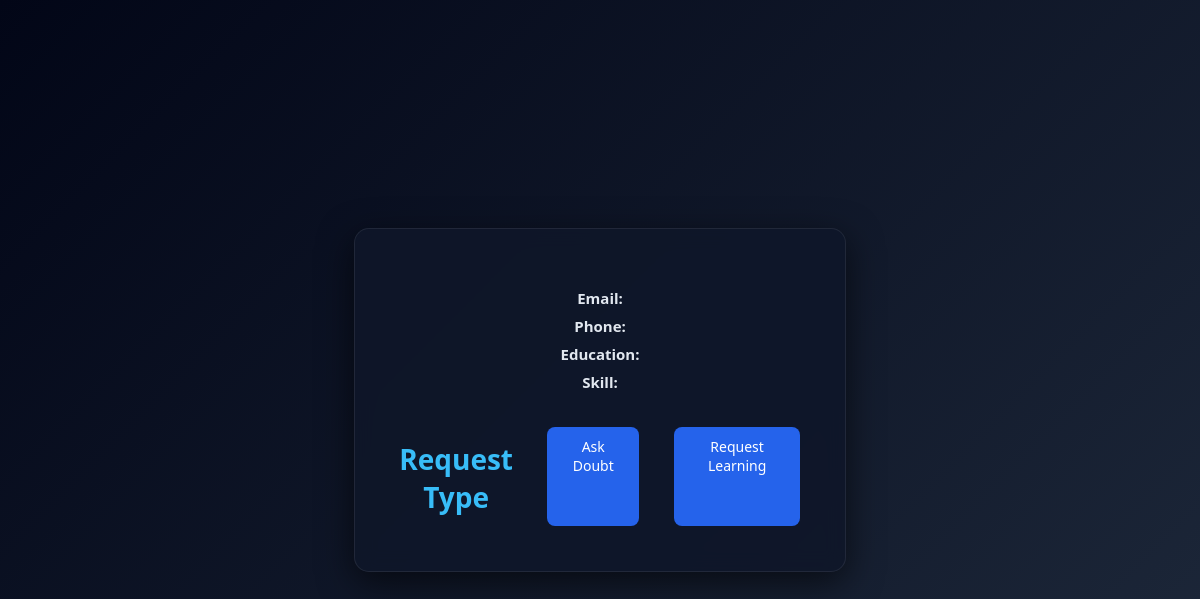
The page /mentor/mathi (signed in) on the database as committed earlier.
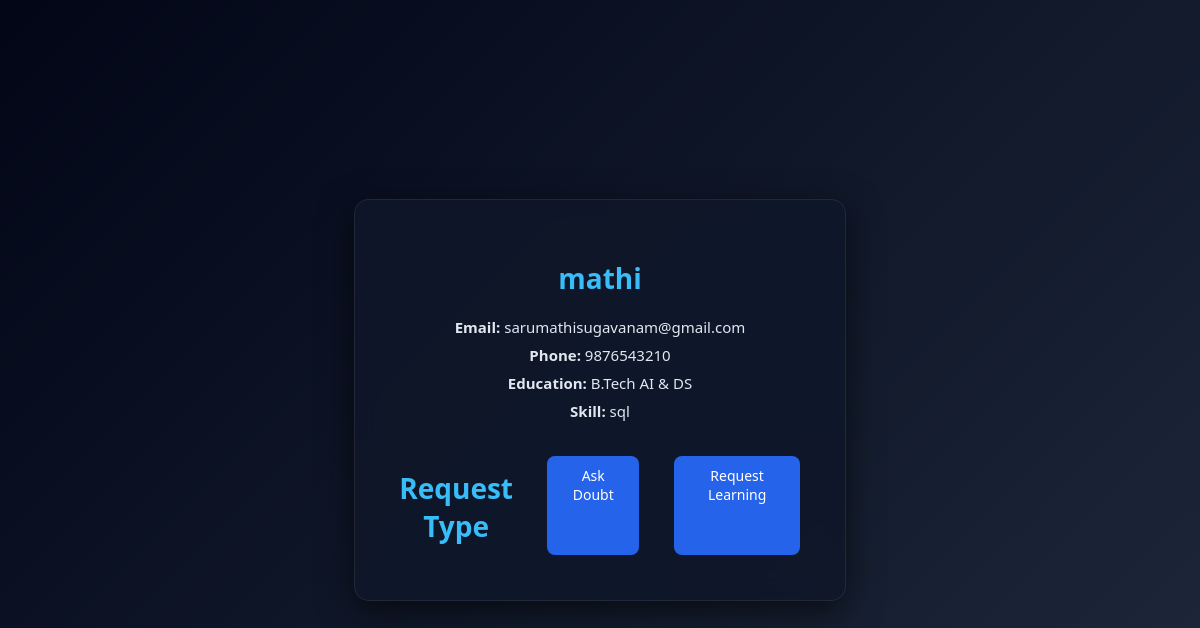
The same page on the database as committed later.
### tables this page shows
CREATE TABLE users(
id INTEGER PRIMARY KEY AUTOINCREMENT,
username TEXT,
email TEXT,
phone TEXT,
education TEXT,
skill TEXT,
password TEXT
);

### backend/routes/user_routes.py (the view)
@user_bp.route('/mentor/<username>')
def mentor_page(username):
    from utils.db import get_db
    conn=get_db()
    user=conn.execute(
    "SELECT * FROM users WHERE username=?",(username,)
    ).fetchone()
    status=get_request_status(session['user'],username)
    conn.close()
    return render_template(
        "mentor.html",
        user=user,
        status=status
    )

### backend/models/connection_model.py (called while the page is built)
def get_request_status(user1,user2):
    conn=get_db()
    status=conn.execute("""
    SELECT * FROM connections
    WHERE user1=? AND user2=?
    """,(user1,user2)).fetchone()
    conn.close()
    return status

### backend/utils/db.py (called while the page is built)
def get_db():
    conn = sqlite3.connect(DB_PATH)
    conn.row_factory = sqlite3.Row
    return conn

### frontend/templates/mentor.html (shortened to what this page needs)
<!DOCTYPE html>
<html>
<head>
<link rel="stylesheet" href="/static/css/style.css">
</head>
<body class="mentor-body">
<div class="mentor-card">
<h2>{{user.username}}</h2>
<p><b>Email:</b> {{user.email}}</p>
<p><b>Phone:</b> {{user.phone}}</p>
<p><b>Education:</b> {{user.education}}</p>
<p><b>Skill:</b> {{user.skill}}</p>
<div class="mentor-buttons">
<h2>Request Type</h2>
{% if status == None %}
<a href="/send_request/{{user.username}}/doubt" class="btn primary">
Ask Doubt
</a>
<a href="/send_request/{{user.username}}/learn" class="btn secondary">
Request Learning
</a>
{% elif status.status == "pending" %}
<button class="btn" disabled>
Request Sent (Pending)
</button>
{% elif status.status == "rejected" %}
<button class="btn danger" disabled>
Request Rejected
</button>
{% endif %}
</div>
</div>
</body>
</html>

### frontend/static/css/style.css (style rules this page uses)
body { margin:0; font-family: 'Segoe UI',sans-serif; background:#0f172a; color:white; }
.btn { display:inline-block; padding:12px 30px; margin:10px; border-radius:8px; background:#2563eb; color:white; text-decoration:none; transition:0.3s; }
.mentor-body { margin:0; height:100vh; display:flex; justify-content:center; align-items:center; background:linear-gradient(135deg,#020617,#1e293b); font-family:'Segoe UI',sans-serif; }
.mentor-card { width:420px; padding:35px; border-radius:15px; text-align:center; background:rgba(15,23,42,0.9); backdrop-filter:blur(10px); box-shadow:0 10px 35px rgba(0,0,0,0.6); border:1px solid rgba(255,255,255,0.08); transition:0.3s; }
.mentor-card h2 { font-size:28px; margin-bottom:20px; color:#38bdf8; }
.mentor-card p { font-size:15px; margin:8px 0; color:#e2e8f0; }
.mentor-buttons { margin-top:25px; display:flex; justify-content:center; gap:15px; }
.mentor-buttons .btn { padding:10px 22px; border-radius:8px; text-decoration:none; font-size:14px; background:#2563eb; color:white; transition:0.25s; }

Rows that differ between the two databases and show on the page:
added users: username "mathi", email "sarumathisugavanam@gmail.com", phone "9876543210", education "B.Tech AI & DS", skill "sql"
